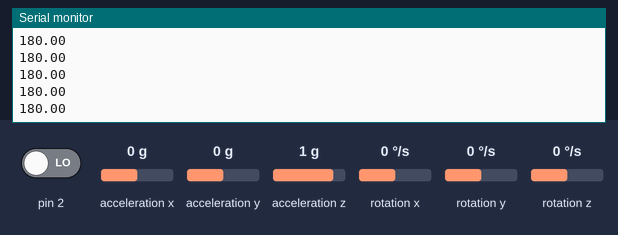
Recording of a sketch running on a simulated Arduino Uno, built with avr-gcc and run on an emulated ATmega328P. Shown: the last lines printed to the serial monitor. The inputs (shaded band) are chosen by the test bench; at power-on: acceleration x 0 g, acceleration y 0 g, acceleration z 1 g, pin 2 LOW, rotation x 0 °/s, rotation y 0 °/s, rotation z 0 °/s. The sensor or clock chip raises its interrupt line as the real part does.

Above: at 1.7 s.
1.8 s: acceleration x set to -1.4 g
At 2.4 s:
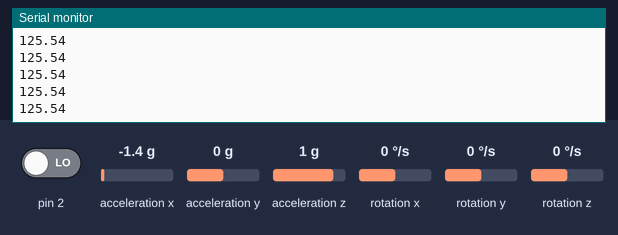
3.3 s: acceleration y set to -1.4 g
At 4.0 s:
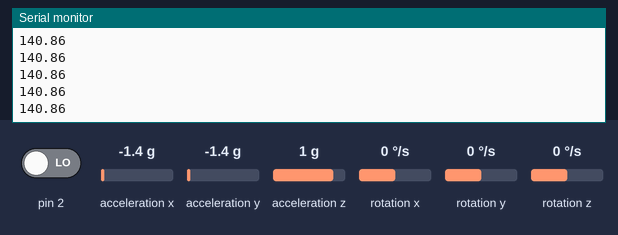
4.8 s: acceleration z set to -1.4 g
At 5.3 s:
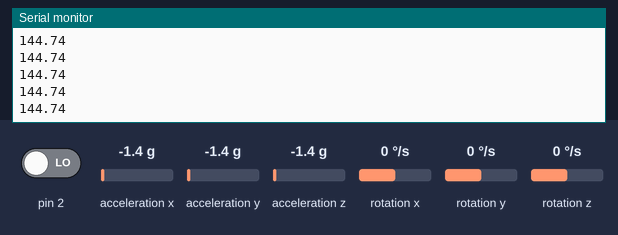
Timing chart, 0 to 7.8 s (numbered marks = the images above; inputs shaded):
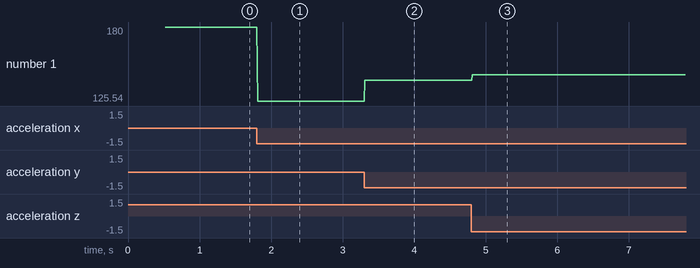

The sketch:

MPU6050_Reading_Angles.ino
```cpp
/* Reading the Inclination Angle from an MPU6050
 * Adapted by: Dorothy Jong
 * From code by: B.Aswinth Raj (circuitdigest.com)
 * Build on top of Lib: https://github.com/jrowberg/i2cdevlib/tree/master/Arduino/MPU6050
 */


#include "I2Cdev.h"
#include "MPU6050_6Axis_MotionApps20.h"  //https://github.com/jrowberg/i2cdevlib/tree/master/Arduino/MPU6050

MPU6050 mpu;

// MPU control/status vars

bool dmpReady = false;   // set true if DMP (digital motion processor) init was successful
uint8_t mpuIntStatus;    // holds actual interrupt status byte from MPU
uint8_t devStatus;       // return status after each device operation (0 = success, !0 = error)
uint16_t packetSize;     // expected DMP packet size (default is 42 bytes)
uint16_t fifoCount;      // count of all bytes currently in FIFO
uint8_t fifoBuffer[64];  // FIFO storage buffer

// orientation/motion vars

Quaternion q;         // [w, x, y, z]         quaternion container
VectorFloat gravity;  // [x, y, z]            gravity vector
float ypr[3];         // [yaw, pitch, roll]   yaw/pitch/roll container and gravity vector

double input;

volatile bool mpuInterrupt = false;  // indicates whether MPU interrupt pin has gone high

void dmpDataReady() {
  mpuInterrupt = true;
}


void setup() {

  Serial.begin(115200);

  // initialize device
  Serial.println(F("Initializing I2C devices..."));
  mpu.initialize();

  // verify connection
  Serial.println(F("Testing device connections..."));
  Serial.println(mpu.testConnection() ? F("MPU6050 connection successful") : F("MPU6050 connection failed"));

  // load and configure the DMP
  devStatus = mpu.dmpInitialize();

  // TO DO: SUPPLY YOUR OWN OFFSETS HERE! (From MPU_Calibration.ino)
  mpu.setXGyroOffset(-1);
  mpu.setYGyroOffset(35);
  mpu.setZGyroOffset(-31);
  mpu.setZAccelOffset(1496);

  // make sure it worked (returns 0 if so)
  if (devStatus == 0) {
    // turn on the DMP, now that it's ready
    Serial.println(F("Enabling DMP..."));
    mpu.setDMPEnabled(true);

    // enable Arduino interrupt detection
    Serial.println(F("Enabling interrupt detection (Arduino external interrupt 0)..."));
    attachInterrupt(0, dmpDataReady, RISING); // INT0 = D2

    mpuIntStatus = mpu.getIntStatus();
    // set our DMP Ready flag so the main loop() function knows it's okay to use it
    Serial.println(F("DMP ready! Waiting for first interrupt..."));
    dmpReady = true;

    // get expected DMP packet size for later comparison
    packetSize = mpu.dmpGetFIFOPacketSize();
  }
  else {
    // ERROR!
    // 1 = initial memory load failed
    // 2 = DMP configuration updates failed
    // (if it's going to break, usually the code will be 1)
    Serial.print(F("DMP Initialization failed (code "));
    Serial.print(devStatus);
    Serial.println(F(")"));
  }
}


void loop() {
  // if programming failed, don't try to do anything
  if (!dmpReady) return;
  // wait for MPU interrupt or extra packet(s) available
  while (!mpuInterrupt && fifoCount < packetSize) {
    //no mpu data
  }

  // reset interrupt flag and get INT_STATUS byte
  mpuInterrupt = false;
  mpuIntStatus = mpu.getIntStatus();

  // get current FIFO count
  fifoCount = mpu.getFIFOCount();

  // check for overflow (this should never happen unless our code is too inefficient)
  if ((mpuIntStatus & 0x10) || fifoCount == 1024) {
    // reset so we can continue cleanly
    mpu.resetFIFO();
    Serial.println(F("FIFO overflow!"));
    // otherwise, check for DMP data ready interrupt (this should happen frequently)
  } else if (mpuIntStatus & 0x02) {
    // wait for correct available data length, should be a VERY short wait
    while (fifoCount < packetSize) fifoCount = mpu.getFIFOCount();
    // read a packet from FIFO
    mpu.getFIFOBytes(fifoBuffer, packetSize);

    // track FIFO count here in case there is > 1 packet available
    // (this lets us immediately read more without waiting for an interrupt)
    fifoCount -= packetSize;
    mpu.dmpGetQuaternion(&q, fifoBuffer);       //get value for q
    mpu.dmpGetGravity(&gravity, &q);            //get value for gravity
    mpu.dmpGetYawPitchRoll(ypr, &q, &gravity);  //get value for ypr
    input = ypr[1] * 180 / M_PI + 180;          // Input is pitch in degrees

    Serial.println(input);
  }
}
```

Measured:
- after the input at 1.8 s, the serial monitor: prints a new line at once (image 1)
- after the input at 3.3 s, the serial monitor: prints a new line at once (image 2)
- after the input at 4.8 s, the serial monitor: prints a new line at once (image 3)
- plotted number 1: 180 → 125.54 after the input at 1.8 s, 125.54 → 140.86 after the input at 3.3 s, 140.86 → 144.74 after the input at 4.8 s
